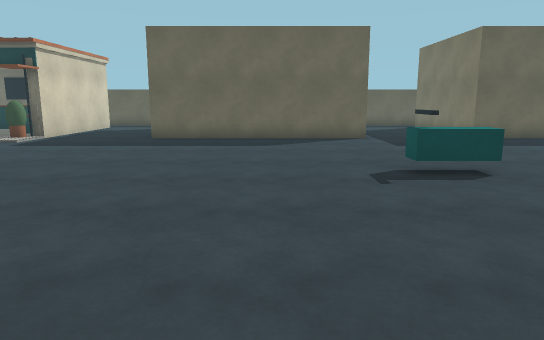
[1] (above)

23 first-person views from a walk through a scene from a Unity 3-D project. The camera is 1.3 m above the floor, tilts 10° down and sees 70° across. The floor is counted in squares, 1 m on a side. Each view is taken from the middle of a square. On the plan, view 1 faces up. The plan holds only what a view shows up to about 16 squares ahead; the rest is blank. The place goes on beyond the plan. The player is left out. Door leaves are left out, so doorways stand open.

[2]
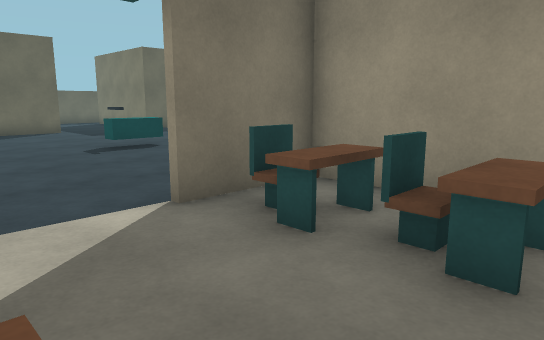

[3]
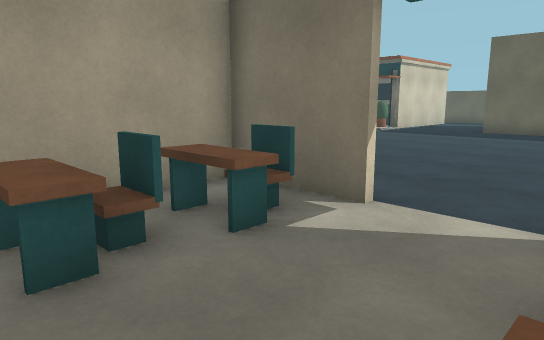

[4]
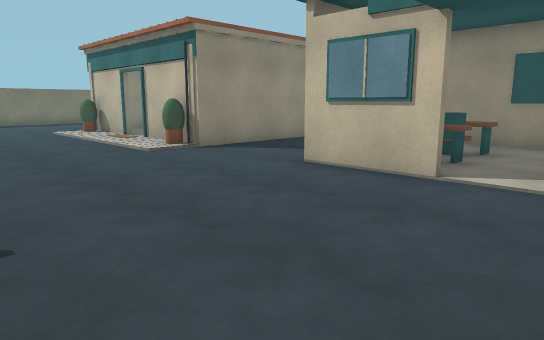

[5]
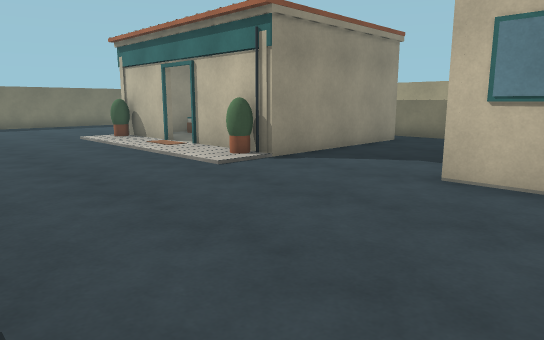

[6]
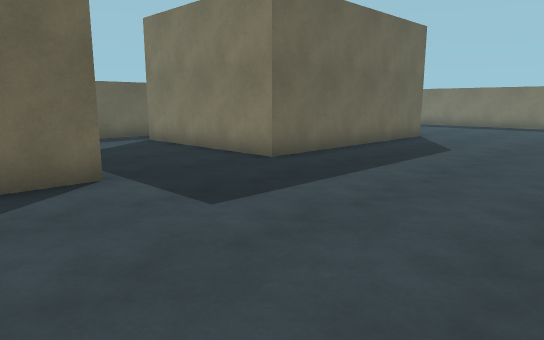

[7]
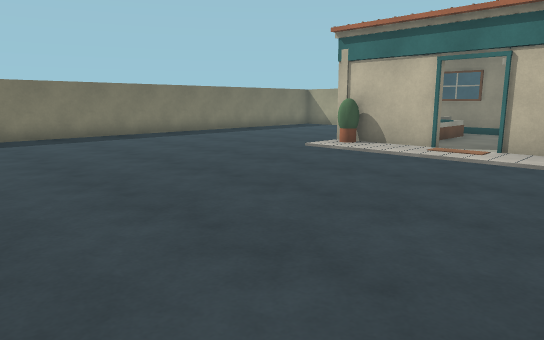

[8]
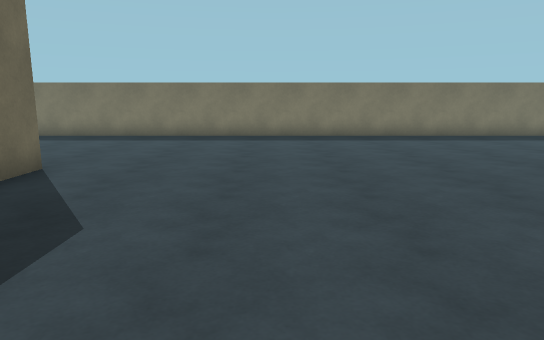

[9]
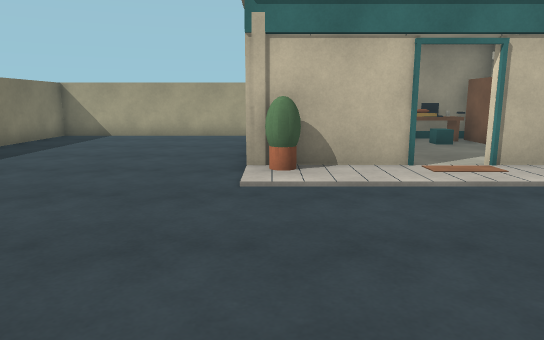

[10]
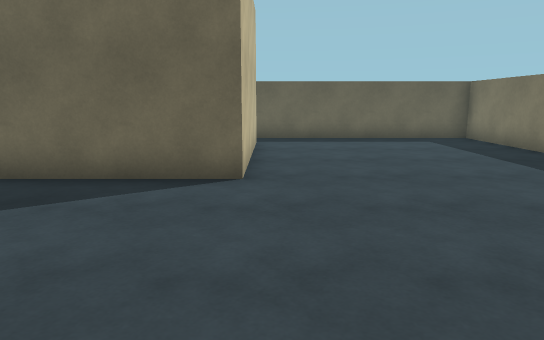

[11]
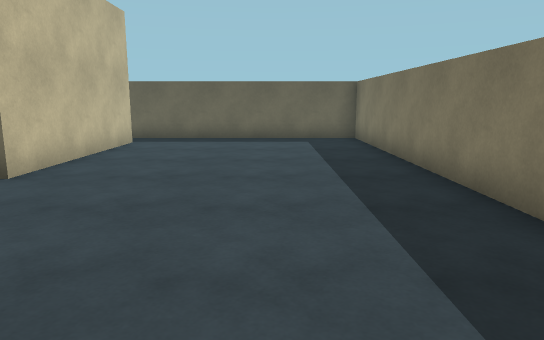

[12]
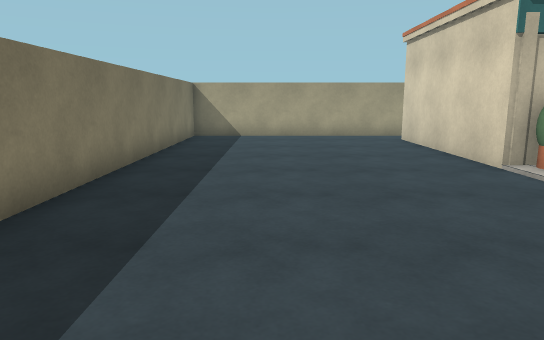

[13]
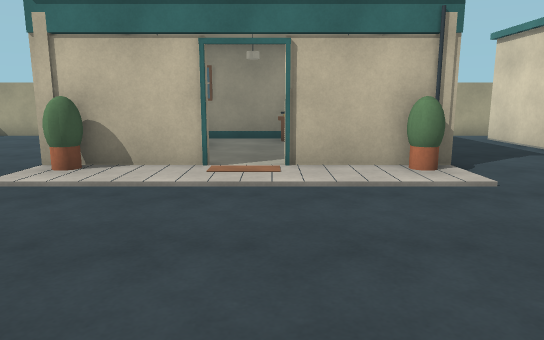

[14]
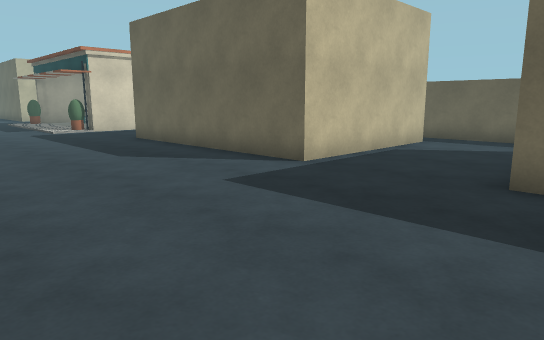

[15]
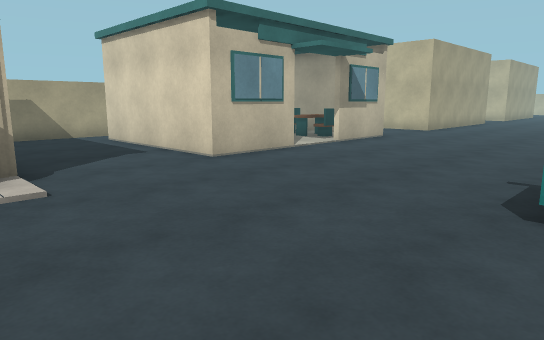

[16]
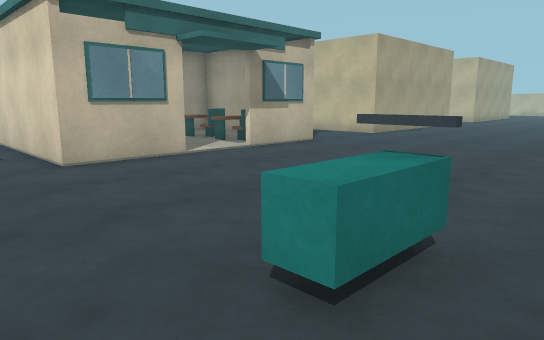

[17]
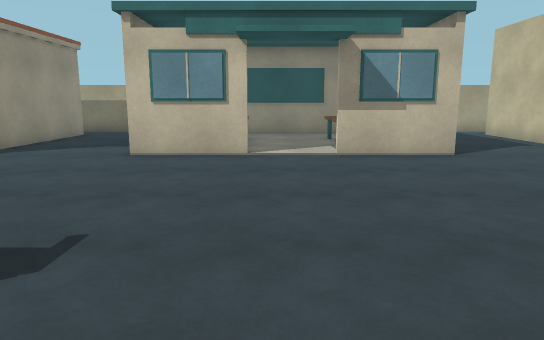

[18]
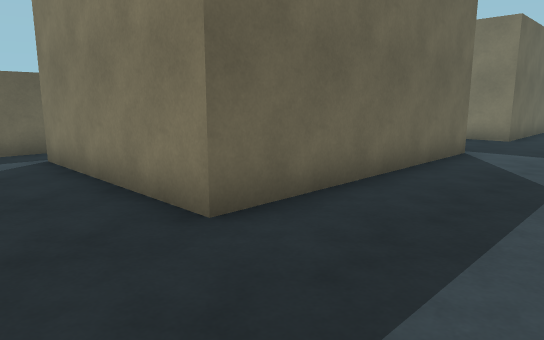

[19]
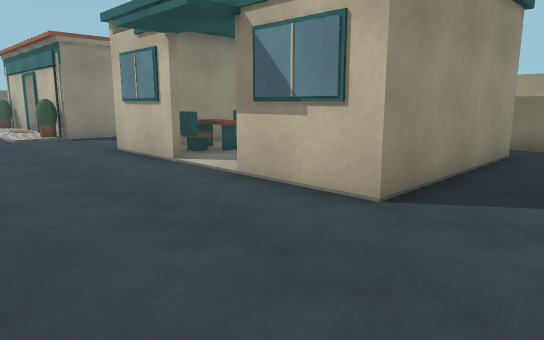

[20]
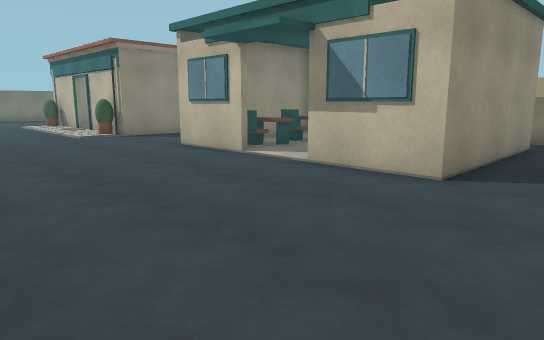

[21]
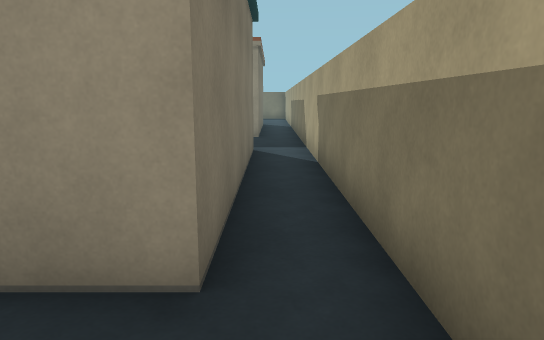

[22]
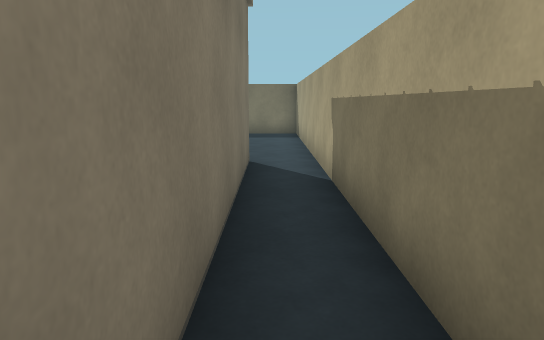

[23]
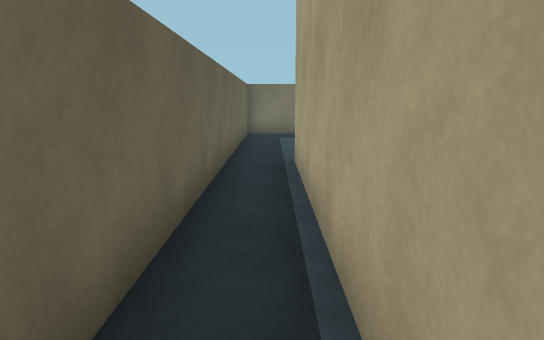

### Floor plan
Key: @ floor where view 1 was taken; # wall or solid block; . floor; D open door; = window, fence, low wall or low ledge; ^ raised ledge; v drop or lower ground; O other object.
Columns run from 7 left of view 1 to 23 right of it. Each row starts with its distance up from view 1.
 22   ##      #####################
 21   ..      ....................#
 20   .#      #....########.......#
 19  ..#      #....#      #.......#
 18  ..#      #....#      #.......#
 17  ..#      #....#      #.......#
 16 ...#      #....#      #.......#
 15 ...########....########.......#
 14 ..............................#
 13 ..............................#
 12 ..............................#
 11 ..............................#
 10 ..............................#
  9  .............................#
  8  .........OO..................#
  7 ..........OO..................#
  6 ..............................#
  5 ..............................#
  4 ..............................#
  3 ..............................#
  2 ..............................#
  1 ...............O......#.......#
  0 ...OOO @OOO....O##D.##O.......#
 -1 ...OOO  OOO....# #D...#.......#
 -2 ...OOO  OOO....#....v #.......#
 -3 ...OOO  OOO....#....=##.......#
 -4   .O .  . O....OO^..=##.......#
 -5   .OOOOOOOO....########.......#
 -6 . ............................#
 -7  ##############################

Positions as (right, up) in squares from view 1, and headings:
1: (0, 0), facing up
2: (-2, -4), facing up-right
3: (1, -4), facing up-left
4: (-2, 7), facing down-right
5: (1, 7), facing down-right
6: (1, 8), facing up-right
7: (8, 11), facing down-right
8: (8, 10), facing right
9: (15, 8), facing down
10: (16, 8), facing up
11: (20, 8), facing up
12: (20, 8), facing down
13: (11, 8), facing down
14: (9, 8), facing up-left
15: (9, 8), facing down-left
16: (6, 9), facing down-left
17: (0, 10), facing down
18: (-7, 11), facing up-right
19: (-7, 5), facing down-right
20: (-7, 7), facing down-right
21: (-7, -6), facing right
22: (7, -6), facing right
23: (7, 21), facing right
